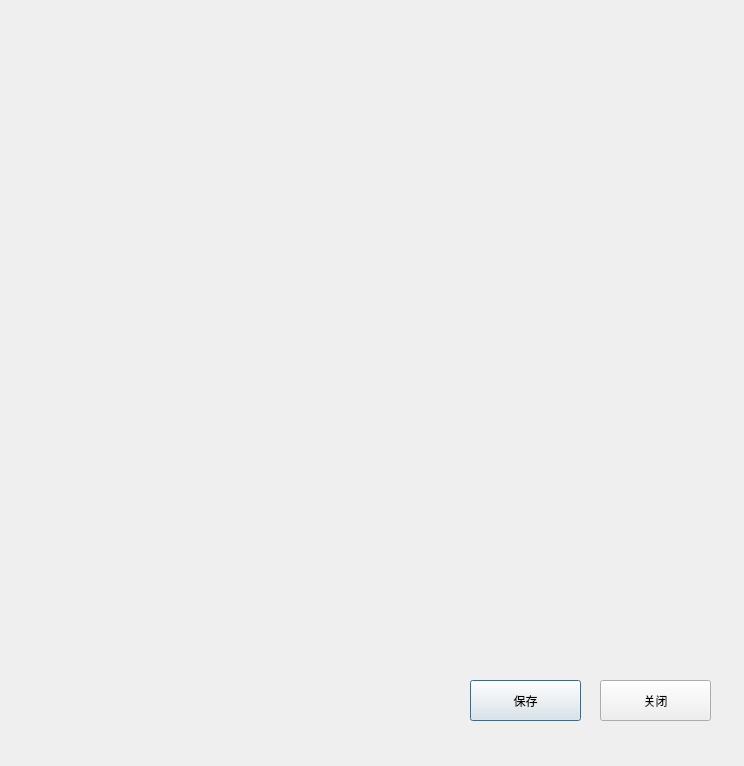
<?xml version="1.0" encoding="UTF-8"?>
<ui version="4.0">
 <class>SystemQcSettingsDlg</class>
 <widget class="QDialog" name="SystemQcSettingsDlg">
  <property name="geometry">
   <rect>
    <x>0</x>
    <y>0</y>
    <width>744</width>
    <height>766</height>
   </rect>
  </property>
  <property name="windowTitle">
   <string>Dialog</string>
  </property>
  <widget class="QPushButton" name="save_btn">
   <property name="geometry">
    <rect>
     <x>470</x>
     <y>680</y>
     <width>111</width>
     <height>41</height>
    </rect>
   </property>
   <property name="text">
    <string>保存</string>
   </property>
   <property name="buttons" stdset="0">
    <string>btn_dlg</string>
   </property>
  </widget>
  <widget class="QPushButton" name="quit_btn">
   <property name="geometry">
    <rect>
     <x>600</x>
     <y>680</y>
     <width>111</width>
     <height>41</height>
    </rect>
   </property>
   <property name="text">
    <string>关闭</string>
   </property>
   <property name="buttons" stdset="0">
    <string>btn_dlg</string>
   </property>
  </widget>
 </widget>
 <resources/>
 <connections>
  <connection>
   <sender>quit_btn</sender>
   <signal>clicked()</signal>
   <receiver>SystemQcSettingsDlg</receiver>
   <slot>close()</slot>
   <hints>
    <hint type="sourcelabel">
     <x>545</x>
     <y>575</y>
    </hint>
    <hint type="destinationlabel">
     <x>326</x>
     <y>320</y>
    </hint>
   </hints>
  </connection>
 </connections>
</ui>
